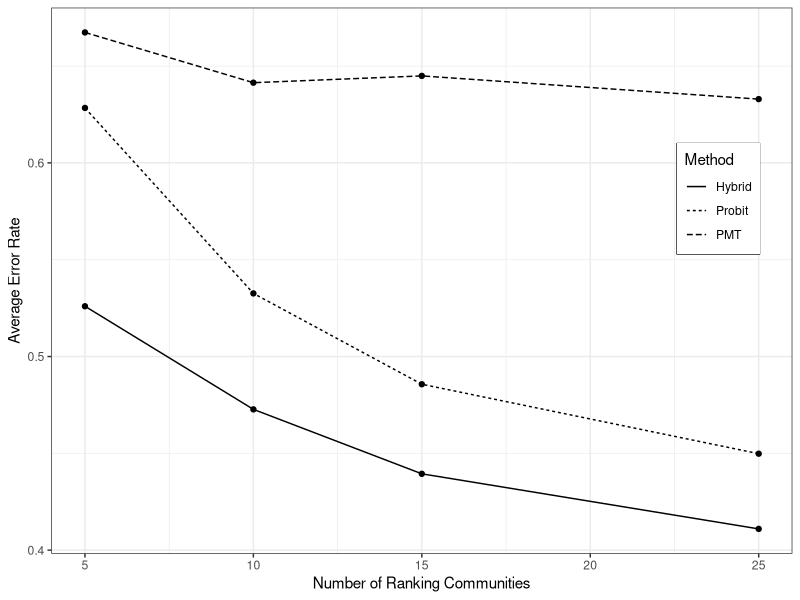
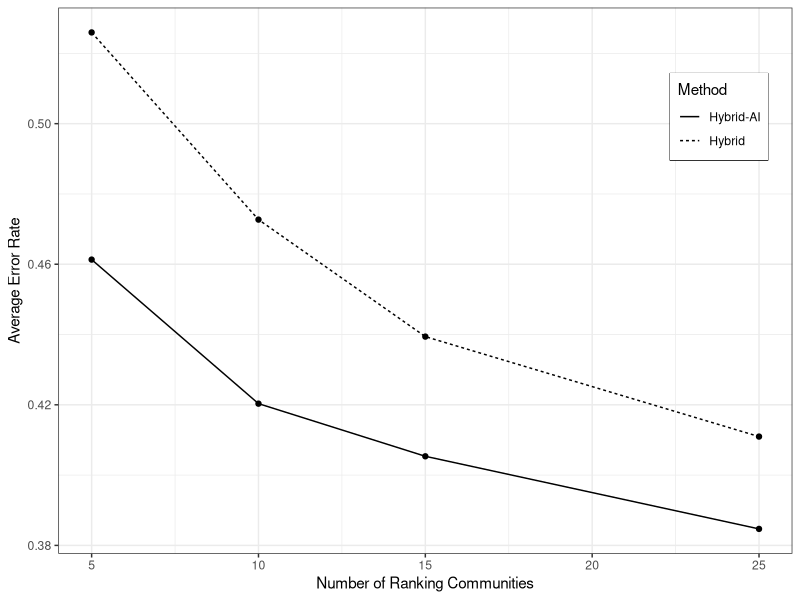
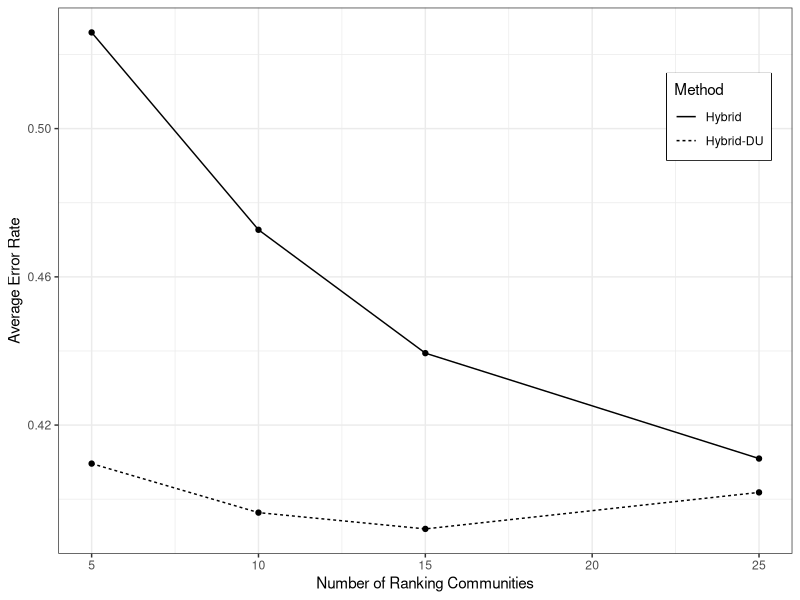
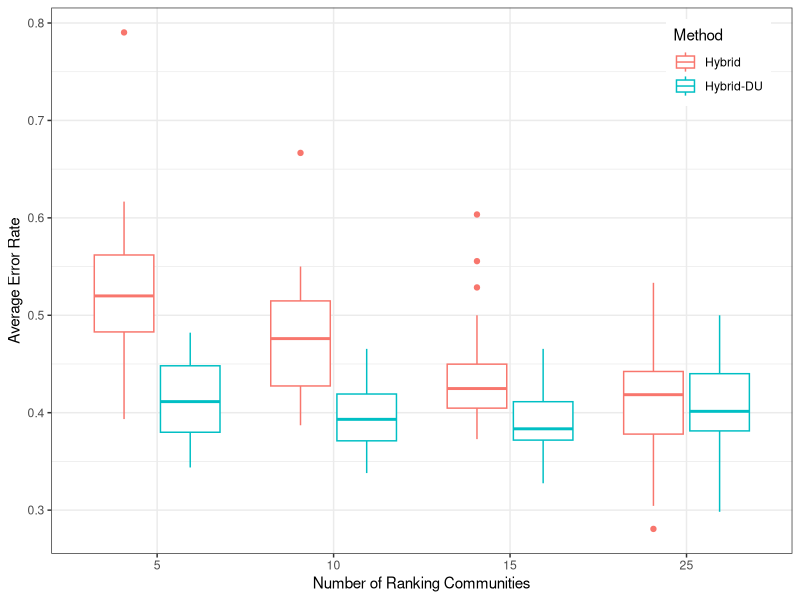
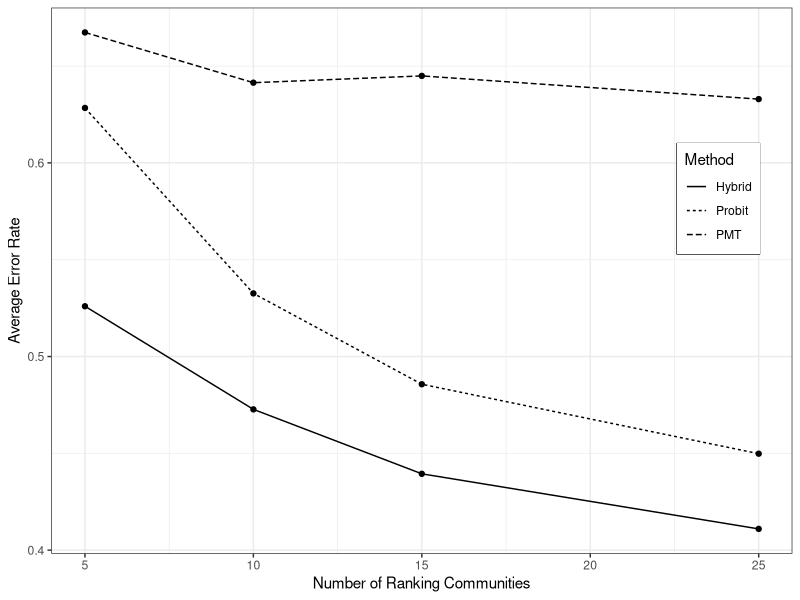
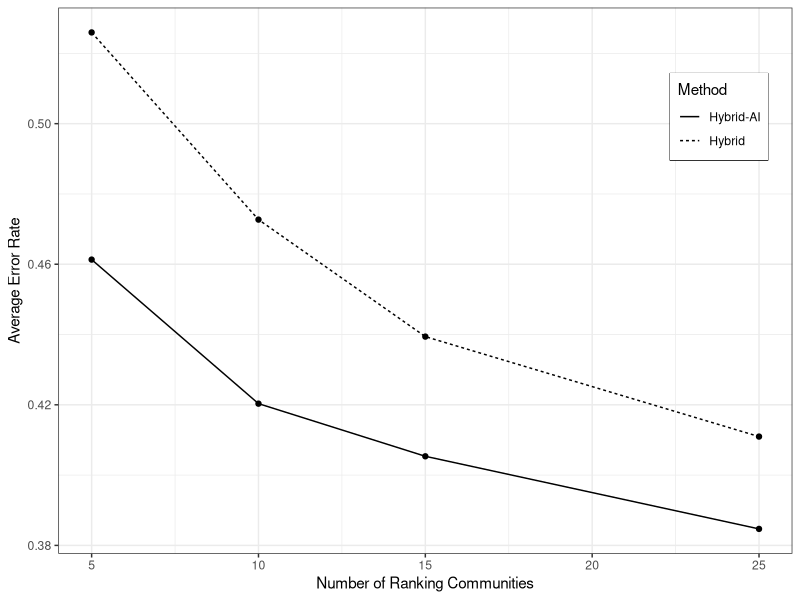
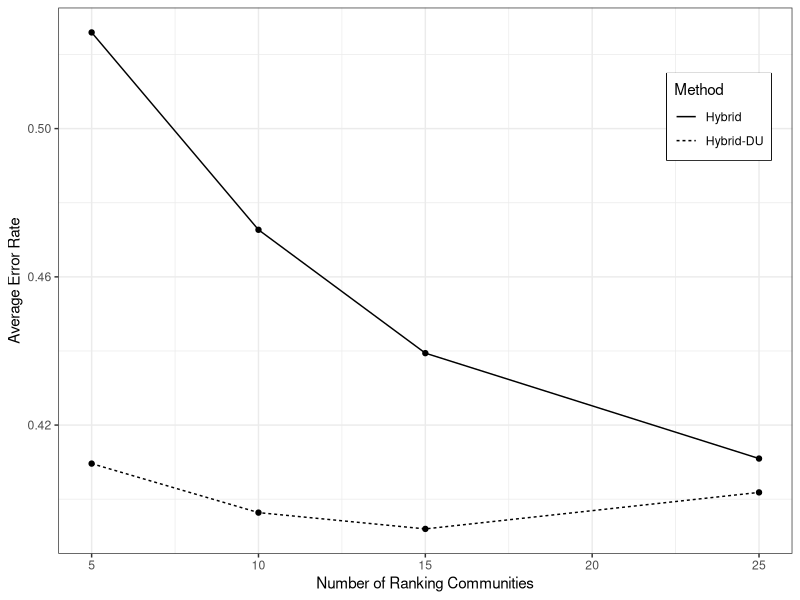

The R script that drew these images, in order: (Note: this script raises an error after producing the figures.)
library(dplyr)
library(ggplot2)
library(reshape2)

all_results <- read.csv("Burkina Faso Analysis/all_results.csv")

#pmt_corrected <- read.csv("Burkina Faso Analysis/PMT_nonconverge_corrected_cbt.csv") %>%
#  mutate(variable = as.factor("EER"), Method = as.factor("PMT")) %>%
#  rename(mean=mean_EER ) %>%
#  relocate(Method, CBT_ncomm, variable, mean)

all_coef <- read.csv("Burkina Faso Analysis/coef_total_sample.csv")

#### --- ERROR RATE PLOTS ----------------------------------

plot_data <- all_results %>%  mutate(IER = 1-Precision,
                                     EER = 1-Sensitivity) %>%
  melt(id.var = c("Method", "CBT_ncomm")) %>%
  mutate(Method = factor(Method, levels = c("Hybrid Score (corrected)","Hybrid Score","CBT Score", "CBT Score (corrected)","CBT DU", "CBT Logit", "PMT OLS"),
                         labels = c(        "Hybrid-AI-EC",            "Hybrid-AI",    "Hybrid",   "Hybrid-EC",           "Hybrid-DU", "Probit", "PMT"))) %>%
  group_by(Method, CBT_ncomm, variable) %>%
  summarise(mean = mean(value ))%>%ungroup %>%
  subset(variable %in% c( "EER"))

#plot_data[plot_data$Method == "PMT",] <- pmt_corrected


plot_data %>%
  subset( Method %in% c("Hybrid", "PMT", "Probit")  )%>%
  ggplot() + geom_line(aes(x = CBT_ncomm, y = mean, linetype = Method)) +
  geom_point(aes(x = CBT_ncomm, y = mean)) +
  #geom_linerange(aes(x = CBT_ncomm, ymin = min,ymax=max, linetype = Method))+
  theme_bw() +
  labs(x = "Number of Ranking Communities", y = "Average Error Rate")+ 
  theme(legend.position = c(0.9, 0.65))+
  theme(legend.box.background = element_rect(colour = "black"))

ggsave("Burkina Faso Analysis/ER_hybrid.pdf", width = 8, height = 5)


plot_data %>%
  subset( Method %in% c("Hybrid", "Hybrid-AI")  )%>%
  ggplot() + geom_line(aes(x = CBT_ncomm, y = mean, linetype = Method)) +
  geom_point(aes(x = CBT_ncomm, y = mean)) +
  #geom_linerange(aes(x = CBT_ncomm, ymin = min,ymax=max, linetype = Method))+
  theme_bw() +
  labs(x = "Number of Ranking Communities", y = "Average Error Rate")+ 
  theme(legend.position = c(0.9, 0.8))+
  theme(legend.box.background = element_rect(colour = "black"))

ggsave("Burkina Faso Analysis/ER_hybrid_AI.pdf", width = 8, height = 5)

plot_data %>%
  subset( Method %in% c("Hybrid", "Hybrid-DU")  )%>%
  ggplot() + geom_line(aes(x = CBT_ncomm, y = mean, linetype = Method)) +
  geom_point(aes(x = CBT_ncomm, y = mean)) +
  #geom_linerange(aes(x = CBT_ncomm, ymin = min,ymax=max, linetype = Method))+
  theme_bw() +
  labs(x = "Number of Ranking Communities", y = "Average Error Rate")+ 
  theme(legend.position = c(0.9, 0.8))+
  theme(legend.box.background = element_rect(colour = "black"))

ggsave("Burkina Faso Analysis/ER_hybrid_DU.pdf", width = 8, height = 5)



all_results %>%  mutate(IER = 1-Precision,
                        EER = 1-Sensitivity) %>%
  melt(id.var = c("Method", "CBT_ncomm")) %>%
  mutate(Method = factor(Method, levels = c("Hybrid Score (corrected)","Hybrid Score","CBT Score", "CBT Score (corrected)","CBT DU", "CBT Logit", "PMT OLS"),
                         labels = c(        "Hybrid-AI-EC",            "Hybrid-AI",    "Hybrid",   "Hybrid-EC",           "Hybrid-DU", "Probit", "PMT"))) %>%
  subset(variable %in% c( "IER") & Method %in% c("Hybrid", "Hybrid-DU")  )%>%
  ggplot() + geom_boxplot(aes(x = as.factor(CBT_ncomm), y = value,colour = Method)) +
  #geom_point(aes(x = CBT_ncomm, y = mean)) +
  #geom_linerange(aes(x = CBT_ncomm, ymin = min,ymax=max, linetype = Method))+
  theme_bw() +
  labs(x = "Number of Ranking Communities", y = "Average Error Rate")+ 
  theme(legend.position = c(0.9, 0.9))

#### --- COEFFICIENT PLOTS ----------------------------------

variable_labels <- read.csv("Data/Burkina Faso/Cleaning/variables.csv")
#variable_labels_add <- data.frame(Name = "connected", Definition = "Elite connection")

#variable_labels <- rbind(variable_labels, variable_labels_add)

score_order <- all_coef %>% merge(variable_labels, by.x = "parameter", by.y = "Name") %>% 
  dplyr::select(Definition, Order, CB_beta_rank_mean) %>%
  subset(CB_beta_rank_mean != 0)%>% #remove elite connection 0
  melt(id.vars = c("Definition", "Order")) %>%
  group_by(Definition,variable, Order) %>%
  summarise(mean = mean(value)) %>%
  group_by(variable, Order) %>%
  mutate(std_mean =mean/mean(abs(mean)),
         mean_abs = mean(abs(mean))) %>%
  arrange(-Order) 

all_coef %>%merge(variable_labels, by.x = "parameter", by.y = "Name") %>% 
  dplyr::select(Definition, Order, CB_beta_rank_mean, PMT_beta) %>%
  subset(CB_beta_rank_mean != 0)%>% #remove elite connection 0
  melt(id.vars = c("Definition", "Order")) %>%
  group_by(Definition, Order, variable) %>%
  summarise(mean = mean(value)) %>% ungroup() %>%
  group_by(variable) %>%
  mutate(std_mean = mean/mean(abs(mean))) %>%
  ungroup() %>%
  mutate(Definition = factor(Definition, levels = score_order$Definition),
         variable = factor(variable, levels = c("CB_beta_rank_mean", "PMT_beta"),
                           labels = c("Hybrid", "PMT")))%>%
  ggplot() + 
  geom_col(aes(x = Definition, y = std_mean, fill = variable ),position =  position_dodge(width = 0.5)) +
  #facet_grid(Category~., scales = "free_y")+
  coord_flip() + 
  theme_bw() +
  labs(x = "", y = "Standardized Coefficient Estimate") +
  scale_fill_grey("Method") +
  theme(legend.position = c(.9,.9), 
        legend.box.background = element_rect(colour = "black"))


ggsave("Burkina Faso Analysis/coef_score_hillebrecht.pdf", width = 12, height = 12)

all_coef %>%merge(variable_labels, by.x = "parameter", by.y = "Name") %>%
  dplyr::select(Definition, Order, CB_beta_rank_mean, CB_beta_rank_mean_noelite) %>%
  subset(CB_beta_rank_mean != 0)%>% #remove elite connection 0
  melt(id.vars = c("Definition", "Order")) %>%
  group_by(Definition, Order, variable) %>%
  summarise(mean = mean(value)) %>% ungroup() %>%
  group_by(variable) %>%
  mutate(std_mean = mean/mean(abs(mean))) %>%
  mutate(Definition = factor(Definition, levels = score_order$Definition),
         variable = factor(variable, levels = c("CB_beta_rank_mean", "CB_beta_rank_mean_noelite"),
                           labels = c("Hybrid", "Hybrid-EC")))%>%
  ggplot() + 
  geom_col(aes(x = Definition, y = std_mean, fill = variable ), position = position_dodge(width = 0.5)) +
  #facet_grid(Category~., scales = "free_y")+
  coord_flip() + 
  theme_bw() +
  labs(x = "", y = "Standardized Coefficient Estimate") +
  scale_fill_grey("Method")+
  theme(legend.position = c(.9,.9), 
        legend.box.background = element_rect(colour = "black"))

ggsave("Burkina Faso Analysis/coef_score_EC_hillebrecht.pdf", width = 12, height = 12)


